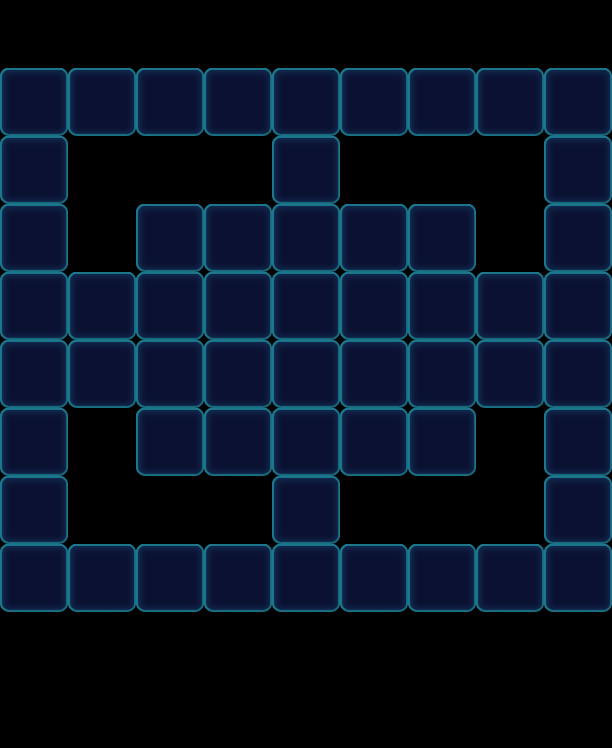

This game map was drawn from its Tiled (.tmx) file and the tilesets committed beside it. A one-line description and the trimmed map source follow:
An orthogonal 9x11 tile map with 68x68 px tiles, 1 tile layer (Valid), 2 tilesets and 27 objects (21x Factory_Normal, 6x Ice).

<map version="1.0" orientation="orthogonal" width="9" height="11" tilewidth="68" tileheight="68">
 <tileset firstgid="1" name="game_grid1" tilewidth="68" tileheight="68">
  <image source="game_grid1.png" width="68" height="68" />
 </tileset>
 <tileset firstgid="2" name="map" tilewidth="68" tileheight="68">
  <image source="map.png" width="1024" height="1024" />
 </tileset>
 <layer name="Valid" width="9" height="11">
  <data>[99 cells, 56 non-empty, 1 distinct tile ids]</data>
 </layer>
 <objectgroup name="BottomObj" width="9" height="11" />
 <objectgroup name="MiddleObj" width="9" height="11" />
 <objectgroup color="#000000" name="TopObj" width="9" height="11">
  <object name="10" type="Factory_Normal" x="68" y="0" width="68" height="68">
   <properties>
    <property name="FactoryColorsConfig" value="Blue,Green,Yellow,Orange" />
   </properties>
  </object>
  <object name="10" type="Ice" x="476" y="272" width="68" height="68">
   <properties>
    <property name="Layers" value="3" />
   </properties>
  </object>
  <object name="10" type="Ice" x="68" y="340" width="68" height="68">
   <properties>
    <property name="Layers" value="3" />
   </properties>
  </object>
  <object name="10" type="Ice" x="272" y="136" width="68" height="68">
   <properties>
    <property name="Layers" value="3" />
   </properties>
  </object>
  <object name="10" type="Ice" x="68" y="272" width="68" height="68">
   <properties>
    <property name="Layers" value="3" />
   </properties>
  </object>
  <object name="10" type="Ice" x="476" y="340" width="68" height="68">
   <properties>
    <property name="Layers" value="3" />
   </properties>
  </object>
  <object name="10" type="Factory_Normal" x="136" y="0" width="68" height="68">
   <properties>
    <property name="FactoryColorsConfig" value="Blue,Green,Yellow,Orange" />
   </properties>
  </object>
  <object name="10" type="Factory_Normal" x="476" y="0" width="68" height="68">
   <properties>
    <property name="FactoryColorsConfig" value="Blue,Green,Yellow,Orange" />
   </properties>
  </object>
  <object name="10" type="Factory_Normal" x="544" y="0" width="68" height="68">
   <properties>
    <property name="FactoryColorsConfig" value="Blue,Green,Yellow,Orange" />
   </properties>
  </object>
  <object name="10" type="Ice" x="272" y="476" width="68" height="68">
   <properties>
    <property name="Layers" value="3" />
   </properties>
  </object>
  <object name="10" type="Factory_Normal" x="204" y="0" width="68" height="68">
   <properties>
    <property name="FactoryColorsConfig" value="Blue,Green,Yellow,Orange" />
   </properties>
  </object>
  <object name="10" type="Factory_Normal" x="272" y="0" width="68" height="68">
   <properties>
    <property name="FactoryColorsConfig" value="Blue,Green,Yellow,Orange" />
   </properties>
  </object>
  <object name="10" type="Factory_Normal" x="340" y="0" width="68" height="68">
   <properties>
    <property name="FactoryColorsConfig" value="Blue,Green,Yellow,Orange" />
   </properties>
  </object>
  <object name="10" type="Factory_Normal" x="408" y="0" width="68" height="68">
   <properties>
    <property name="FactoryColorsConfig" value="Blue,Green,Yellow,Orange" />
   </properties>
  </object>
  <object name="10" type="Factory_Normal" x="0" y="0" width="68" height="68">
   <properties>
    <property name="FactoryColorsConfig" value="Blue,Green,Yellow,Orange" />
   </properties>
  </object>
  <object name="10" type="Factory_Normal" x="68" y="204" width="68" height="68">
   <properties>
    <property name="FactoryColorsConfig" value="Blue,Green,Yellow,Orange" />
   </properties>
  </object>
  <object name="10" type="Factory_Normal" x="136" y="136" width="68" height="68">
   <properties>
    <property name="FactoryColorsConfig" value="Blue,Green,Yellow,Orange" />
   </properties>
  </object>
  <object name="10" type="Factory_Normal" x="204" y="136" width="68" height="68">
   <properties>
    <property name="FactoryColorsConfig" value="Blue,Green,Yellow,Orange" />
   </properties>
  </object>
  <object name="10" type="Factory_Normal" x="340" y="136" width="68" height="68">
   <properties>
    <property name="FactoryColorsConfig" value="Blue,Green,Yellow,Orange" />
   </properties>
  </object>
  <object name="10" type="Factory_Normal" x="408" y="136" width="68" height="68">
   <properties>
    <property name="FactoryColorsConfig" value="Blue,Green,Yellow,Orange" />
   </properties>
  </object>
  <object name="10" type="Factory_Normal" x="476" y="204" width="68" height="68">
   <properties>
    <property name="FactoryColorsConfig" value="Blue,Green,Yellow,Orange" />
   </properties>
  </object>
  <object name="10" type="Factory_Normal" x="68" y="476" width="68" height="68">
   <properties>
    <property name="FactoryColorsConfig" value="Blue,Green,Yellow,Orange" />
   </properties>
  </object>
  <object name="10" type="Factory_Normal" x="136" y="476" width="68" height="68">
   <properties>
    <property name="FactoryColorsConfig" value="Blue,Green,Yellow,Orange" />
   </properties>
  </object>
  <object name="10" type="Factory_Normal" x="204" y="476" width="68" height="68">
   <properties>
    <property name="FactoryColorsConfig" value="Blue,Green,Yellow,Orange" />
   </properties>
  </object>
  <object name="10" type="Factory_Normal" x="340" y="476" width="68" height="68">
   <properties>
    <property name="FactoryColorsConfig" value="Blue,Green,Yellow,Orange" />
   </properties>
  </object>
  <object name="10" type="Factory_Normal" x="408" y="476" width="68" height="68">
   <properties>
    <property name="FactoryColorsConfig" value="Blue,Green,Yellow,Orange" />
   </properties>
  </object>
  <object name="10" type="Factory_Normal" x="476" y="476" width="68" height="68">
   <properties>
    <property name="FactoryColorsConfig" value="Blue,Green,Yellow,Orange" />
   </properties>
  </object>
 </objectgroup>
 <objectgroup color="#00ff00" name="CeilObj" width="9" height="11" />
</map>
